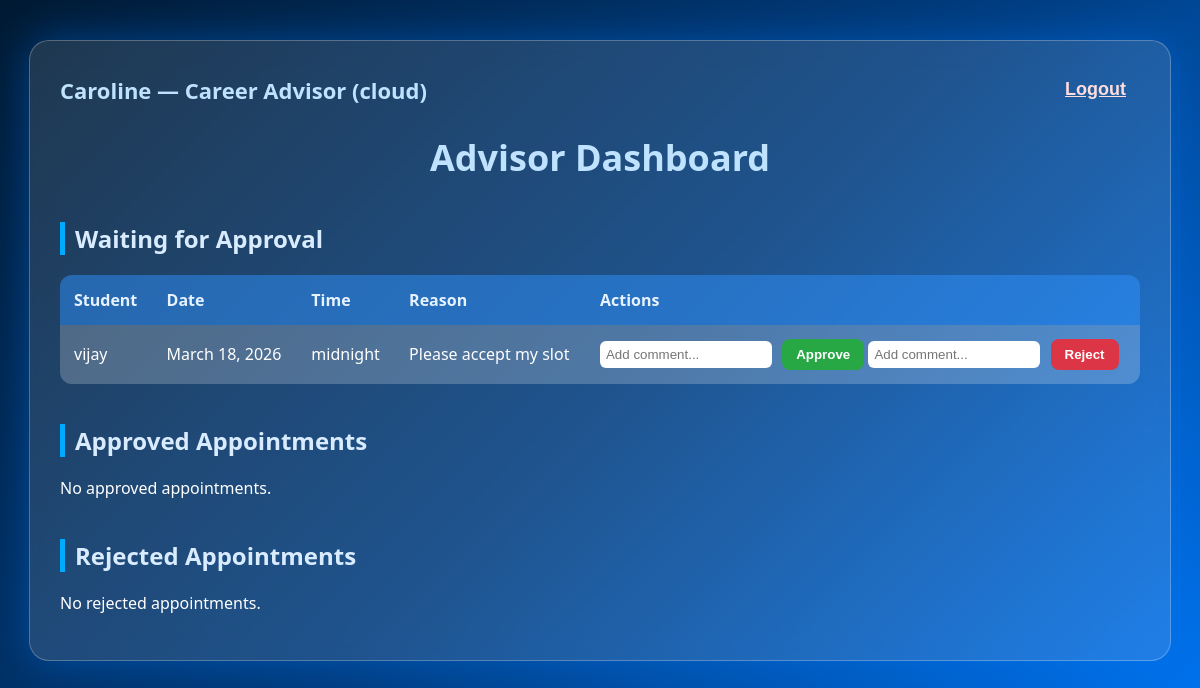
Page /appointments/advisor/ (signed in) on the earlier database version.
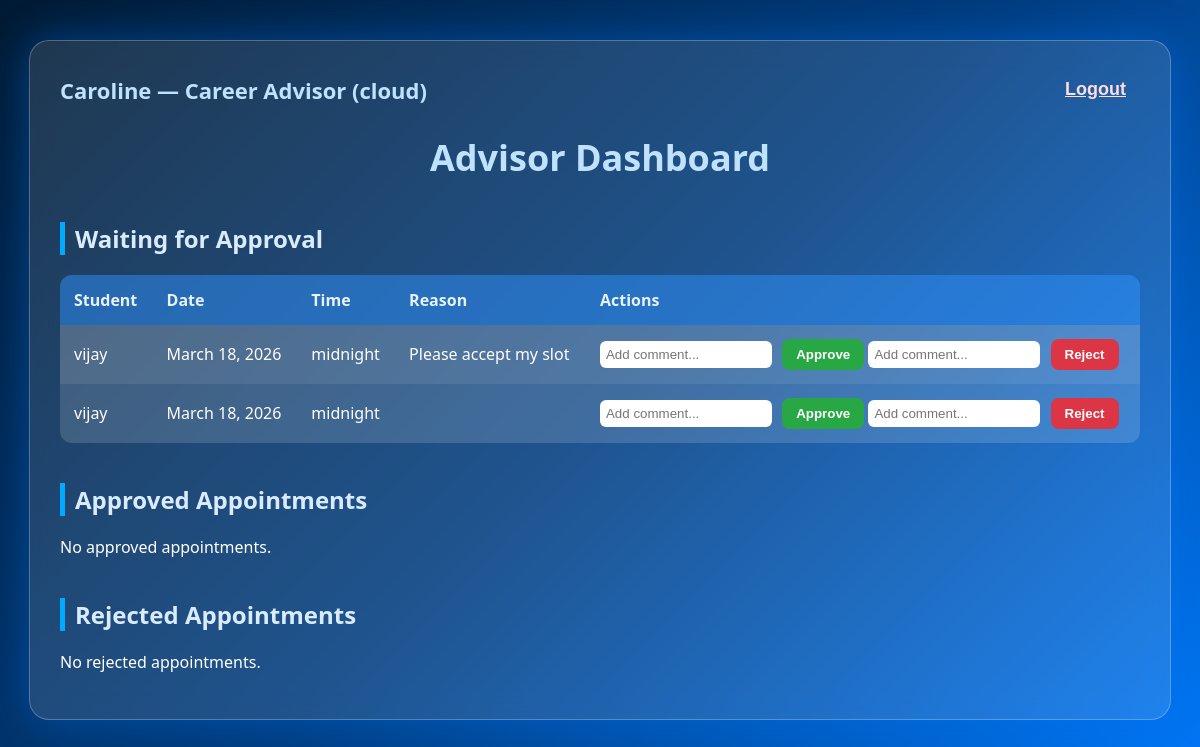
Same page on the later database version.
### appointments/models.py (models this page shows, shortened)
class Profile(models.Model):
    ROLE_CHOICES = (
        ('student', 'Student'),
        ('advisor', 'Advisor'),
    )
    STREAM_CHOICES = (
        ('cloud', 'Cloud Computing'),
        ('AI', 'Artificial Intelligence'),
        ('DA', 'Data Analytics'),
    )
    user = models.OneToOneField(User, on_delete=models.CASCADE, related_name='profile')
    role = models.CharField(max_length=20, choices=ROLE_CHOICES)
    stream = models.CharField(max_length=50, choices=STREAM_CHOICES)

class Appointment(models.Model):
    STATUS_CHOICES = (
        ('Waiting', 'Waiting'),
        ('Approved', 'Approved'),
        ('Rejected', 'Rejected'),
    )
    student = models.ForeignKey(User, on_delete=models.CASCADE, related_name='student_appointments')
    advisor = models.ForeignKey(User, on_delete=models.CASCADE, related_name='advisor_appointments')
    slot = models.ForeignKey(AvailabilitySlot, on_delete=models.CASCADE)
    reason = models.TextField(blank=True)
    status = models.CharField(max_length=10, choices=STATUS_CHOICES, default='Waiting')
    comments = models.TextField(blank=True)

class AvailabilitySlot(models.Model):
    advisor = models.ForeignKey(User, on_delete=models.CASCADE)
    date = models.DateField()
    time = models.TimeField()

### appointments/views.py (the view)
# urls.py: path('advisor/', views.advisor_dashboard, name='advisor_dashboard'),
@login_required
def advisor_dashboard(request):
    waiting = Appointment.objects.filter(advisor=request.user, status='Waiting')
    approved = Appointment.objects.filter(advisor=request.user, status='Approved')
    rejected = Appointment.objects.filter(advisor=request.user, status='Rejected')
    return render(
        request,
        'appointments/career_advisor_dashboard.html',
        {
            'waiting': waiting,
            'approved': approved,
            'rejected': rejected,
        }
    )

### templates/appointments/career_advisor_dashboard.html (shortened to what this page needs)
{% load static %}
<!DOCTYPE html>
<html lang="en">
<head>
</head>
<body>
<div class="container">
    <div class="top-bar">
        <div class="top-left">
            {{ user.username }} — Career Advisor ({{ user.profile.stream }})
        </div>
        <form action="/accounts/logout/" method="post" style="display:inline;">
            <button type="submit" class="logout-btn">Logout</button>
        </form>
    </div>
    <h1>Advisor Dashboard</h1>
    <h2>Waiting for Approval</h2>
    {% if waiting %}
    <table>
        <tr>
            <th>Student</th>
            <th>Date</th>
            <th>Time</th>
            <th>Reason</th>
            <th>Actions</th>
        </tr>
        {% for a in waiting %}
        <tr>
            <td>{{ a.student.username }}</td>
            <td>{{ a.slot.date }}</td>
            <td>{{ a.slot.time }}</td>
            <td>{{ a.reason }}</td>
            <td>
                <form action="{% url 'approve_appointment' a.pk %}" method="post" style="display:inline;">
                    <input type="text" name="comments" class="comment-box" placeholder="Add comment...">
                    <button class="approve-btn" type="submit">Approve</button>
                </form>
                <form action="{% url 'reject_appointment' a.pk %}" method="post" style="display:inline;">
                    <input type="text" name="comments" class="comment-box" placeholder="Add comment...">
                    <button class="reject-btn" type="submit">Reject</button>
                </form>
            </td>
        </tr>
        {% endfor %}
    </table>
    {% else %}
        <p>No waiting appointments.</p>
    {% endif %}
    <h2>Approved Appointments</h2>
    {% if approved %}
    <table>
        <tr>
            <th>Student</th>
            <th>Date</th>
            <th>Time</th>
            <th>Comments</th>
        </tr>
        {% for a in approved %}
        <tr>
            <td>{{ a.student.username }}</td>
            <td>{{ a.slot.date }}</td>
            <td>{{ a.slot.time }}</td>
            <td>{{ a.comments }}</td>
        </tr>
        {% endfor %}
    </table>
    {% else %}
        <p>No approved appointments.</p>
    {% endif %}
    <h2>Rejected Appointments</h2>
    {% if rejected %}
    <table>
        <tr>
            <th>Student</th>
            <th>Date</th>
            <th>Time</th>
            <th>Comments</th>
        </tr>
        {% for a in rejected %}
        <tr>
            <td>{{ a.student.username }}</td>
            <td>{{ a.slot.date }}</td>
            <td>{{ a.slot.time }}</td>
            <td>{{ a.comments }}</td>
        </tr>
        {% endfor %}
    </table>
    {% else %}
        <p>No rejected appointments.</p>
    {% endif %}
</div>
</body>
</html>

### templates/appointments/career_advisor_dashboard.html (style rules this page uses)
body { margin: 0; padding: 0; font-family: "Segoe UI", Arial, sans-serif; background: linear-gradient(135deg, #001a33 0%, #003d80 50%, #007bff 100%); min-height: 100vh; color: white; }
.container { width: 90%; margin: 40px auto; background: rgba(255, 255, 255, 0.12); padding: 30px; border-radius: 20px; backdrop-filter: blur(12px); box-shadow: 0 0 40px rgba(0, 123, 255, 0.4); border: 1px solid rgba(255, 255, 255, 0.25); }
.top-bar { display: flex; justify-content: space-between; align-items: center; margin-bottom: 25px; }
.top-left { font-size: 22px; font-weight: 700; color: #bfe3ff; }
.logout-btn { background: none; border: none; color: #ffdddd; font-weight: 600; font-size: 18px; cursor: pointer; text-decoration: underline; }
h1 { text-align: center; margin-bottom: 30px; color: #bfe3ff; font-size: 36px; font-weight: 700; }
h2 { margin-top: 40px; color: #d9ecff; border-left: 5px solid #00aaff; padding-left: 10px; }
table { width: 100%; border-collapse: collapse; margin-top: 15px; background: rgba(255, 255, 255, 0.15); border-radius: 12px; overflow: hidden; }
th, td { padding: 14px; text-align: left; }
th { background: rgba(0, 123, 255, 0.4); color: #e6f2ff; font-weight: 600; }
tr:nth-child(even) { background: rgba(255, 255, 255, 0.08); }
button { padding: 8px 14px; border: none; border-radius: 8px; cursor: pointer; font-weight: 600; color: white; }
.approve-btn { background: #28a745; }
.reject-btn { background: #dc3545; }
.comment-box { padding: 6px; border-radius: 6px; border: none; width: 160px; margin-right: 6px; }

Differences in the rows shown:
added Appointment: student.username "vijay", slot "March 18, 2026", slot.time "midnight"
